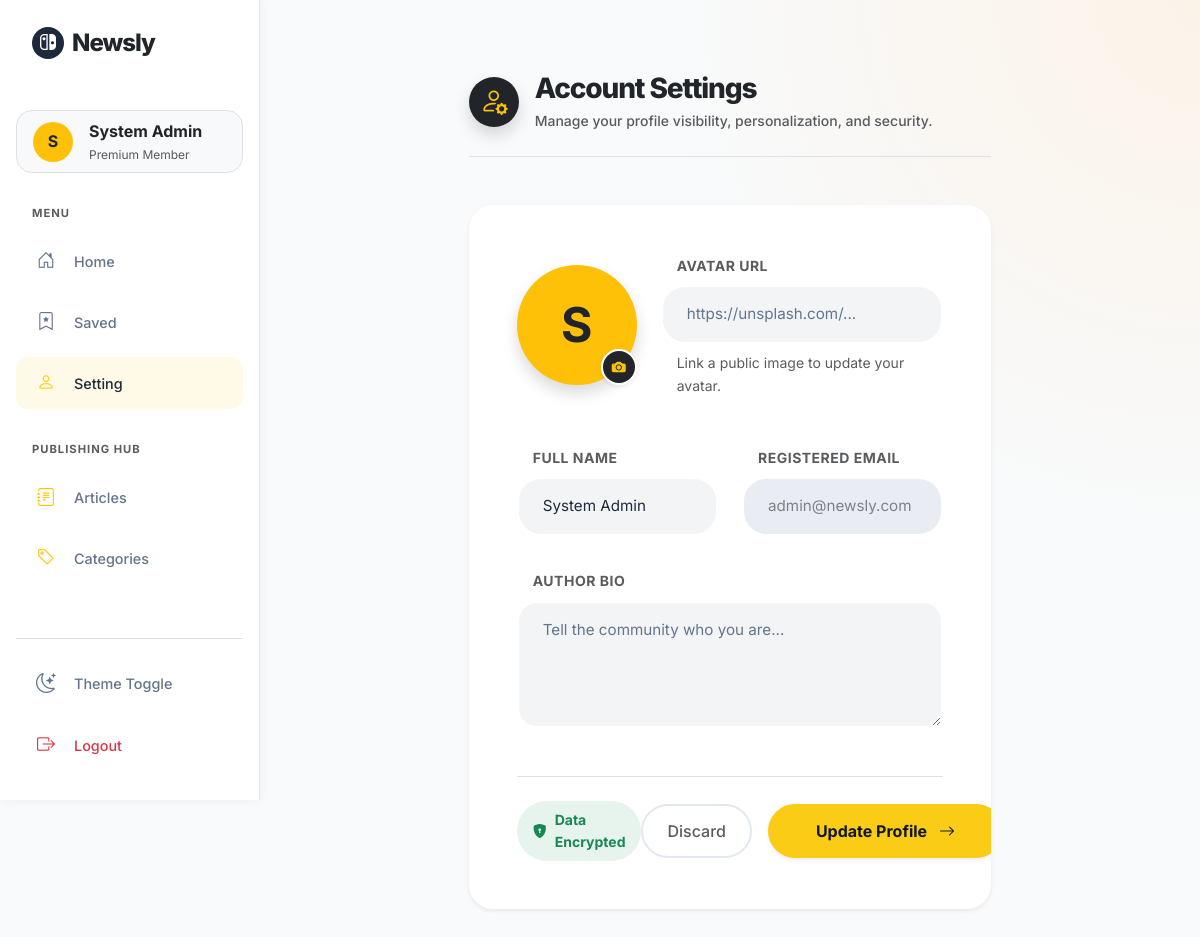
Screenshot of /profile (signed in) with the database file from the repository.
### tables this page shows
CREATE TABLE IF NOT EXISTS users (
    id INT AUTO_INCREMENT PRIMARY KEY,
    name VARCHAR(100) NOT NULL,
    email VARCHAR(150) NOT NULL UNIQUE,
    password VARCHAR(255) NOT NULL,
    avatar VARCHAR(255) NULL,
    bio TEXT NULL,
    verification_token VARCHAR(64) NULL,
    email_verified_at TIMESTAMP NULL,
    reset_token VARCHAR(64) NULL,
    is_admin TINYINT(1) DEFAULT 0,
    created_at TIMESTAMP DEFAULT CURRENT_TIMESTAMP,
    updated_at TIMESTAMP DEFAULT CURRENT_TIMESTAMP ON UPDATE CURRENT_TIMESTAMP,
    INDEX idx_users_email (email)
);

### controllers/ProfileController.php (called while the page is built, shortened)
<?php
class ProfileController extends Controller {
    private $userModel;
    public function __construct() {
        $this->userModel = new User();
    }
    public function index() {
        $user = $this->userModel->findById($_SESSION['user_id']);
        $error = '';
        $success = '';
        $this->render('profile/index', [
            'user' => $user,
            'error' => $error,
            'success' => $success
        ]);
    }
}

### index.php (called while the page is built, shortened)
<?php
$router = new Router();
$router->get('/', 'HomeController', 'index');
$router->any('/auth/login', 'AuthController', 'login');
$router->any('/auth/register', 'AuthController', 'register');
$router->get('/auth/logout', 'AuthController', 'logout');
$router->any('/auth/forgot', 'AuthController', 'forgot');
$router->any('/auth/reset/{token}', 'AuthController', 'reset');
$router->get('/auth/verify/{token}', 'AuthController', 'verify');
$router->get('/dashboard', 'DashboardController', 'index');
$router->get('/dashboard/index/{slug}', 'DashboardController', 'index');
$router->get('/article/show/{id}', 'ArticleController', 'show');
$router->get('/bookmark', 'BookmarkController', 'index');
$router->get('/bookmark/index', 'BookmarkController', 'index');
$router->post('/bookmark/toggle', 'BookmarkController', 'toggle');
$router->any('/profile', 'ProfileController', 'index');
$router->get('/admin/articles', 'AdminArticleController', 'index');
$router->any('/admin/articles/create', 'AdminArticleController', 'create');
$router->any('/admin/articles/edit/{id}', 'AdminArticleController', 'edit');
$router->any('/admin/articles/sync', 'AdminSyncController', 'sync');
$router->post('/admin/articles/delete/{id}', 'AdminArticleController', 'delete');
$router->get('/admin/categories', 'AdminCategoryController', 'index');
$router->any('/admin/categories/create', 'AdminCategoryController', 'create');
$router->any('/admin/categories/edit/{id}', 'AdminCategoryController', 'edit');
$router->post('/admin/categories/delete/{id}', 'AdminCategoryController', 'delete');
$router->dispatch($_SERVER['REQUEST_URI'], $_SERVER['REQUEST_METHOD']);

### models/User.php (called while the page is built, shortened)
<?php
class User {
    private $db;
    public function __construct() {
        $this->db = Database::getInstance()->getConnection();
    }
    public function findById($id) {
        $stmt = $this->db->prepare("SELECT * FROM users WHERE id = :id");
        $stmt->bindParam(':id', $id);
        $stmt->execute();
        return $stmt->fetch();
    }
}

### config/database.php (called while the page is built)
<?php
return [
    'host' => 'localhost',
    'dbname' => 'newsly',
    'username' => 'newsly_user',
    'password' => '12345678',
    'charset' => 'utf8mb4'
];

### core/Database.php (called while the page is built)
<?php
class Database {
    private static $instance = null;
    private $connection;
    private function __construct() {
        $config = require __DIR__ . '/../config/database.php';
        $dsn = "mysql:host={$config['host']};dbname={$config['dbname']};charset={$config['charset']}";
        $options = [
            PDO::ATTR_ERRMODE => PDO::ERRMODE_EXCEPTION,
            PDO::ATTR_DEFAULT_FETCH_MODE => PDO::FETCH_ASSOC,
            PDO::ATTR_EMULATE_PREPARES => false,
        ];
        try {
            $this->connection = new PDO($dsn, $config['username'], $config['password'], $options);
        } catch (PDOException $e) {
            die("Database Connection Error: " . $e->getMessage());
        }
    }
    public static function getInstance() {
        if (self::$instance == null) {
            self::$instance = new Database();
        }
        return self::$instance;
    }
    public function getConnection() {
        return $this->connection;
    }
}

### views/profile/index.php (the view, shortened to what this page needs)
<div class="px-3 px-md-5 py-4 py-md-5">
    <div class="row justify-content-center">
        <div class="col-lg-8">
            <div class="d-flex align-items-center mb-4 mb-md-5 border-bottom pb-4">
                <div class="bg-dark rounded-circle d-flex align-items-center justify-content-center text-warning me-3 shadow" style="width: 50px; height: 50px;">
                    <i class="bi bi-person-gear fs-3"></i>
                </div>
                <div>
                    <h2 class="fw-extrabold text-dark tracking-tight mb-1 fs-3 fs-md-2" style="color: #1e293b;">Account Settings</h2>
                    <p class="text-muted fw-medium small mb-0">Manage your profile visibility, personalization, and security.</p>
                </div>
            </div>
            <div class="card bg-white border-0 shadow-sm rounded-5 overflow-hidden mb-5">
                <div class="card-body p-3 p-md-5">
                    <form action="<?= BASE_URL ?>profile" method="POST">
                        <div class="d-flex flex-column flex-md-row mb-4 mb-md-5 align-items-center gap-4 text-center text-md-start">
                            <div class="position-relative">
                                <?php if (!empty($user['avatar'])): ?>
                                    <img src="<?= htmlspecialchars($user['avatar']) ?>" alt="Avatar" class="rounded-circle object-fit-cover shadow" width="120" height="120">
                                <?php else: ?>
                                    <div class="rounded-circle bg-warning d-flex align-items-center justify-content-center text-dark fw-bold shadow" style="width: 120px; height: 120px; font-size: 3rem;">
                                        <?= strtoupper(substr($user['name'], 0, 1)) ?>
                                    </div>
                                <?php endif; ?>
                                <div class="position-absolute bottom-0 end-0 bg-dark text-warning rounded-circle d-flex align-items-center justify-content-center shadow-sm border border-2 border-white" style="width: 36px; height: 36px;">
                                    <i class="bi bi-camera-fill small"></i>
                                </div>
                            </div>
                            <div class="flex-grow-1 w-100">
                                <label for="avatar" class="form-label ms-md-3 small fw-bold text-muted text-uppercase" style="letter-spacing: 0.5px;">Avatar URL</label>
                                <input type="url" class="form-control form-control-custom w-100" id="avatar" name="avatar" value="<?= htmlspecialchars($user['avatar'] ?? '') ?>" placeholder="https://unsplash.com/...">
                                <div class="form-text ms-md-3 small mt-2">Link a public image to update your avatar.</div>
                            </div>
                        </div>
                        <div class="row g-4">
                            <div class="col-md-6 mb-2">
                                <label for="name" class="form-label ms-3 small fw-bold text-muted text-uppercase" style="letter-spacing: 0.5px;">Full Name</label>
                                <input type="text" class="form-control form-control-custom w-100" id="name" name="name" value="<?= htmlspecialchars($user['name']) ?>" required>
                            </div>
                            <div class="col-md-6 mb-2">
                                <label for="email" class="form-label ms-3 small fw-bold text-muted text-uppercase" style="letter-spacing: 0.5px;">Registered Email</label>
                                <input type="email" class="form-control form-control-custom w-100 text-muted opacity-75" id="email" value="<?= htmlspecialchars($user['email']) ?>" readonly disabled>
                            </div>
                        </div>
                        <div class="mb-5 mt-4">
                            <label for="bio" class="form-label ms-3 small fw-bold text-muted text-uppercase" style="letter-spacing: 0.5px;">Author Bio</label>
                            <textarea class="form-control form-control-custom w-100" id="bio" name="bio" rows="4" placeholder="Tell the community who you are..." style="border-radius: 20px;"><?= htmlspecialchars($user['bio'] ?? '') ?></textarea>
                        </div>
                        <div class="d-flex flex-column flex-md-row justify-content-between align-items-center mt-4 mt-md-5 pt-4 border-top gap-4 gap-md-0">
                            <div class="d-flex justify-content-center align-items-center gap-2 text-success bg-success bg-opacity-10 px-3 py-2 rounded-pill small fw-bold w-100 w-md-auto">
                                <i class="bi bi-shield-lock-fill"></i> Data Encrypted
                            </div>
                            <div class="d-flex flex-column flex-sm-row gap-3 w-100 w-md-auto">
                                <a href="<?= BASE_URL ?>dashboard" class="btn btn-outline-pill bg-white px-4 fw-medium text-muted w-100 text-center">Discard</a>
                                <button type="submit" class="btn btn-primary-custom px-5 fw-bold shadow-sm w-100 text-nowrap">
                                    Update Profile <i class="bi bi-arrow-right ms-2 fs-6"></i>
                                </button>
                            </div>
                        </div>
                    </form>
                </div>
            </div>
        </div>
    </div>
</div>

### core/Router.php (shortened to what this page needs)
<?php
class Router {
    private $routes = [];
    private function add($method, $path, $controller, $action) {
        $routeRegex = preg_replace('/\{([a-zA-Z0-9_]+)\}/', '([^/]+)', $path);
        $routeRegex = '#^' . $routeRegex . '$#';
        $this->routes[] = [
            'method' => $method,
            'path' => $path,
            'regex' => $routeRegex,
            'controller' => $controller,
            'action' => $action
        ];
    }
    public function dispatch($uri, $requestMethod) {
        $parsedUrl = parse_url($uri);
        $path = $parsedUrl['path'] ?? '/';
        foreach ($this->routes as $route) {
            if ($route['method'] === 'ANY' || $route['method'] === $requestMethod) {
                if (preg_match($route['regex'], $path, $matches)) {
                    array_shift($matches);
                    $controllerName = $route['controller'];
                    $actionName = $route['action'];
                    if (file_exists('controllers/' . $controllerName . '.php')) {
                        $controller = new $controllerName();
                        if (method_exists($controller, $actionName)) {
                            call_user_func_array([$controller, $actionName], $matches);
                            return;
                        }
                    }
                }
            }
        }
    }
}

### public/style.css (style rules this page uses)
:root { --primary-color: #facc15; --primary-hover: #eab308; --primary-light: #fef3c7; --dark-color: #1e293b; --dark-hover: #0f172a; --light-bg: #f8fafc; --card-bg: #ffffff; --input-bg: #f3f4f6; --accent-color: #eab308; --text-muted: #64748b; --border-color: #e2e8f0; --success-color: #10b981; --danger-color: #ef4444; --text-primary: #1e293b; --sidebar-width: 260px; --topbar-height: 60px; --bottombar-height: 70px; }
body { -webkit-font-smoothing: antialiased; -moz-osx-font-smoothing: grayscale; background-color: var(--light-bg) !important; min-height: 100vh; font-family: 'Inter', system-ui, -apple-system, 'Segoe UI', sans-serif !important; color: var(--text-primary); line-height: 1.6; transition: background-color 0.3s ease, color 0.3s ease; }
.font-inter { font-family: 'Inter', sans-serif !important; }
h1, h2, h3, h4, h5, h6 { color: var(--text-primary); letter-spacing: -0.02em; font-weight: 700; }
h2 { font-size: clamp(1.2rem, 3vw, 2.25rem); }
.btn-primary-custom { background-color: var(--primary-color); border: none; color: var(--dark-hover); font-weight: 600; padding: clamp(0.5rem, 2vw, 0.8rem) clamp(1rem, 3vw, 1.8rem); border-radius: 9999px; box-shadow: 0 4px 14px rgba(250, 204, 21, 0.4); transition: all 0.3s cubic-bezier(0.4, 0, 0.2, 1); font-size: clamp(0.875rem, 2vw, 1rem); }
.btn-outline-pill { border: 2px solid var(--border-color); color: var(--text-primary); border-radius: 9999px; padding: clamp(0.5rem, 2vw, 0.8rem) clamp(1rem, 3vw, 1.8rem); font-weight: 600; background: transparent; transition: all 0.3s; font-size: clamp(0.875rem, 2vw, 1rem); }
.form-control-custom { background-color: var(--input-bg); border: 2px solid transparent; border-radius: clamp(0.75rem, 2vw, 9999px); padding: clamp(0.6rem, 2vw, 1rem) clamp(1rem, 2vw, 1.5rem); font-size: clamp(0.875rem, 2vw, 0.95rem); color: var(--text-primary); transition: all 0.3s cubic-bezier(0.4, 0, 0.2, 1); }
.form-control-custom::placeholder { color: var(--text-muted); }
.form-control-custom:disabled { background-color: var(--border-color); cursor: not-allowed; opacity: 0.6; }
.form-label { color: var(--text-muted); font-weight: 600; font-size: clamp(0.75rem, 1.5vw, 0.875rem); text-transform: uppercase; letter-spacing: 0.5px; }
.rounded-5 { border-radius: 1.5rem !important; }
.fw-extrabold { font-weight: 800; }
.tracking-tight { letter-spacing: -0.025em; }
.btn-primary-custom, .btn-dark-custom, .btn-outline-pill { transition: all 0.2s ease; }
.rounded-circle { object-fit: cover; }

### views/profile/index.php (style rules this page uses)
.form-control-custom { border: 2px solid transparent; }
.tracking-tight { letter-spacing: -0.04em; }

### rows the page displays
users: name "S", name "System Admin", email "admin@newsly.com"
